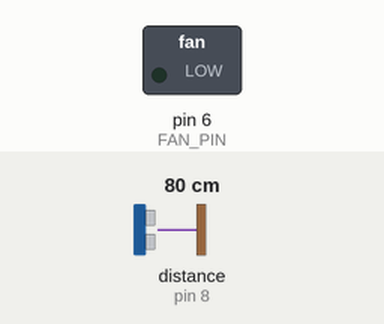
The sketch below on a simulated Arduino Uno, built with avr-gcc and run on an emulated ATmega328P. On the bench: switched loads named in the sketch (green lamp = pin HIGH). Wiring (inferred from the names in the program): ultrasonic range finder: trigger pin 9; echo pin 8. The test bench sets the inputs (shaded band); at power-on: distance to the obstacle (sensor on pin 8) 80 cm. The echo pulse lasts 58.3 µs per cm; pins used as bus, display or sensor lines are not drawn.

Above: at 1.2 s.
1.3 s: distance to the obstacle (sensor on pin 8) set to 2 cm
At 2.4 s:
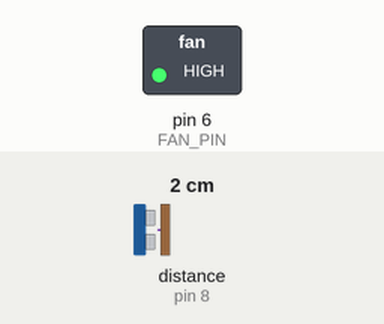
2.8 s: distance to the obstacle (sensor on pin 8) set to 4 cm
At 3.9 s:
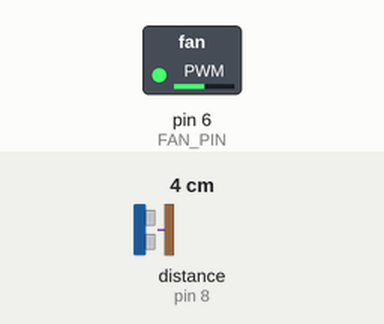
4.3 s: distance to the obstacle (sensor on pin 8) set to 2 cm
At 5.5 s:
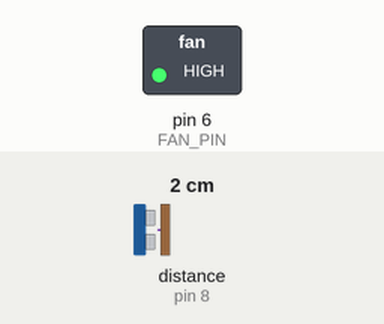
Timing chart, 0 to 7.3 s (numbered marks = the images above; inputs shaded):
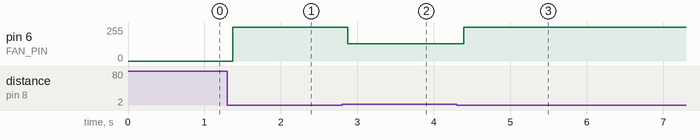

Measured:
- after the input at 1.3 s, pin 6 (FAN_PIN): 0/255 → 255/255 after 0.07 s
- after the input at 2.8 s, pin 6 (FAN_PIN): 255/255 → 128/255 after 0.08 s
- after the input at 4.3 s, pin 6 (FAN_PIN): 128/255 → 255/255 after 0.09 s

The sketch:

hand_dryer.ino
```cpp
#define TRIG_PIN 9
#define ECHO_PIN 8
#define FAN_PIN 6

int speed;

void setup()
{
  pinMode(FAN_PIN, OUTPUT);
  pinMode(TRIG_PIN, OUTPUT);
  pinMode(ECHO_PIN, INPUT);
  Serial.begin(9600);
}

void loop()
{
  long duration, distance;

  // Mengirimkan pulse ke TRIG_PIN
  digitalWrite(TRIG_PIN, LOW);
  delayMicroseconds(2);
  digitalWrite(TRIG_PIN, HIGH);
  delayMicroseconds(10);
  digitalWrite(TRIG_PIN, LOW);

  // Mengukur waktu perjalanan echo
  duration = pulseIn(ECHO_PIN, HIGH);

  // Menghitung jarak dalam cm
  distance = duration * 0.034 / 2;

  // Logika pengaturan kecepatan kipas berdasarkan jarak
  if (distance >= 5) {
    speed = 0; // Kipas mati
  } else if (distance > 1 && distance <= 5) {
    speed = map(distance, 1, 5, 255, 0); // Semakin dekat, semakin cepat
  } else {
    speed = 255; // Jarak jauh, kipas lambat
  }

  analogWrite(FAN_PIN, speed);  // Atur kecepatan kipas
  delay(100);
}
```
